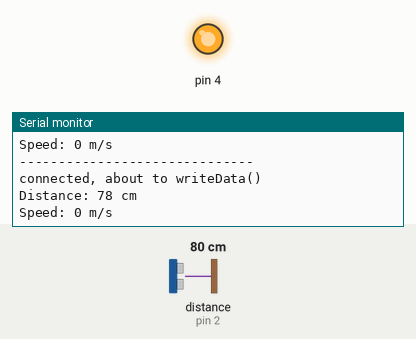
A sketch run on a simulated Arduino Uno, built with avr-gcc and run on an emulated ATmega328P. Shown: output pins drawn as LEDs (lit = HIGH), the last lines printed to the serial monitor. Wiring (inferred from the names in the program): ultrasonic range finder: trigger pin 3; echo pin 2. The inputs (shaded band) are chosen by the test bench; at power-on: distance to the obstacle (sensor on pin 2) 80 cm. The echo pulse lasts 58.3 µs per cm; WiFi joins after 1.5 s; servers stay silent unless stated; uploads are accepted with an empty reply; pins used as bus, display or sensor lines are not drawn.

Above: at 4.9 s.
5.0 s: distance to the obstacle (sensor on pin 2) set to 2 cm
At 5.05 s:
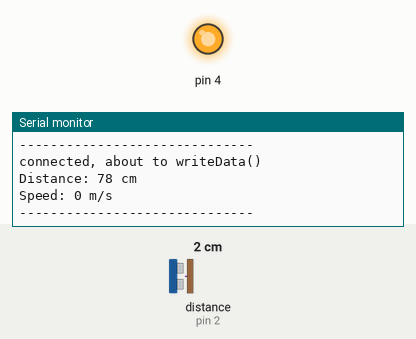
8.0 s: distance to the obstacle (sensor on pin 2) set to 4 cm
At 8.23 s:
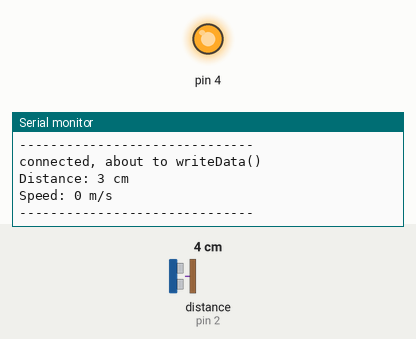
Timing chart, 0 to 11.0 s (numbered marks = the images above; inputs shaded):
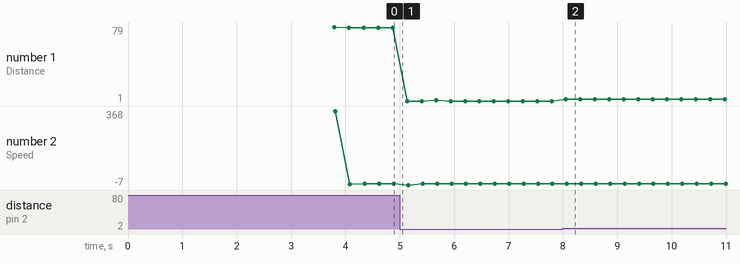

Measured:
- after the input at 8.0 s, the serial monitor: prints a new line after 0.06 s (image 2)
- plotted number 1: 78 → 1 after the input at 5.0 s, 1 → 3 after the input at 8.0 s

The sketch:

final-squat-mate_US_n_Speed.ino
```cpp
#include <I2Cdev.h>
#include <SPI.h>
#include <Ethernet.h>
#include <Servo.h>
#include <Wire.h>
#define echoPin 2 // attach pin D2 Arduino to pin Echo of HC-SR04
#define trigPin 3 //attach pin D3 Arduino to pin Trig of HC-SR04
// defines variables
long duration; // variable for the duration of sound wave travel
int distance; // variable for the distance measurement
long fastness;
long lastDistance;
long beforelastDistance;
long totalDistance;
int tempCounter;

long loop_timer;
long temp = 200;
long lastTemp;

// Enter a MAC address for your controller below.
// Newer Ethernet shields have a MAC address printed on a sticker on the shield
byte mac[] = { 0x28, 0xAD, 0xBE, 0xEF, 0xB9, 0xED };
int result;
// if you don't want to use DNS (and reduce your sketch size)
// use the numeric IP instead of the name for the server:
//IPAddress server(74,125,232,128);  // numeric IP for Google (no DNS)
char server[] = "youevenlift.net";    // name address for Google (using DNS)

// Set the static IP address to use if the DHCP fails to assign
//IPAddress ip(192, 168, 1, 177);
IPAddress ip(10, 199, 57, 177);


// Initialize the Ethernet client library
// with the IP address and port of the server
// that you want to connect to (port 80 is default for HTTP):
EthernetClient client;

void setup() {
  // Open serial communications and wait for port to open:
  Serial.begin(9600);
  pinMode(4, OUTPUT);
  digitalWrite(4, HIGH);
  while (!Serial) {
    ; // wait for serial port to connect. Needed for native USB port only
  }

  // start the Ethernet connection:
  if (Ethernet.begin(mac) == 0) {
    Serial.println("Failed to configure Ethernet using DHCP");
    // try to congifure using IP address instead of DHCP:
    Ethernet.begin(mac, ip);
  }
  // give the Ethernet shield a second to initialize:

  Serial.println("connecting...");
  delay(2000);
  Serial.println(Ethernet.localIP());

  writeData();

  pinMode(trigPin, OUTPUT); // Sets the trigPin as an OUTPUT
  pinMode(echoPin, INPUT); // Sets the echoPin as an INPUT
  Serial.println("Ultrasonic Sensor HC-SR04 Test"); // print some text in Serial Monitor
  Serial.println("with Arduino UNO R3");
}

void loop() {

    checkClient();

}


void checkClient() {

  // if there are incoming bytes available
  // from the server, read them and print them:
  if (client.available()) {

    runSensor();

//if (lastDistance < 100) {
//    if (distance > lastDistance) {
        writeData();
//    }
//}
  }

  // if the server's disconnected, stop the client:
  if (!client.connected()) {
    Serial.println();
    Serial.println("disconnecting.");
    client.stop();

    // do nothing forevermore:
    while (true);
  }
}


void writeData() {

  // if you get a connection, report back via serial:
  if (result = client.connect(server, 80)) {
//    Serial.print(result);
    Serial.println();
    Serial.println();
    Serial.println("connected, about to writeData()");
    // Make a HTTP request:
    client.print("GET /add_hc-sr04.php?sensor1=");
    client.print(lastTemp);
    client.print("&sensor2=");
    client.print(fastness);
    client.println(" HTTP/1.1");
    client.println("Host: www.youevenlift.net");
    client.println("Connection: close");
    client.println();
  } else {
    // if you didn't get a connection to the server:
    Serial.println("connection failed");
  }
}


void runSensor() {

  // Clears the trigPin condition
  digitalWrite(trigPin, LOW);
  delayMicroseconds(1);
  // Sets the trigPin HIGH (ACTIVE) for 10 microseconds
  digitalWrite(trigPin, HIGH);
  delayMicroseconds(5);
  digitalWrite(trigPin, LOW);
  // Reads the echoPin, returns the sound wave travel time in microseconds
  duration = pulseIn(echoPin, HIGH);
  // Calculating the distance
  beforelastDistance = lastDistance;
  lastDistance = distance;
  distance = duration * 0.034 / 2; // Speed of sound wave divided by 2 (go and back)
  fastness = (distance-lastDistance) * duration * 0.001;
  // Displays on the Serial Monitor
  Serial.print("Distance: ");
  Serial.print(distance);
  Serial.println(" cm");
  Serial.print("Speed: ");
  Serial.print(fastness);
  Serial.println(" m/s");
  Serial.println("------------------------------");

  lastTemp = temp;
  temp = distance;
}
```
